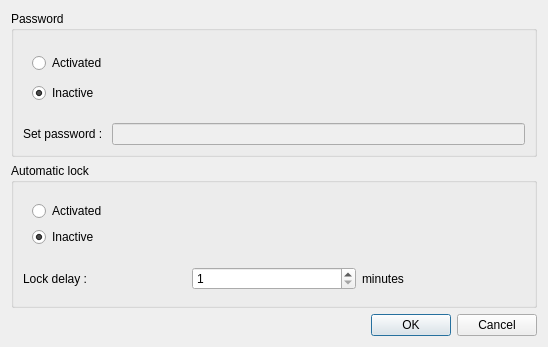
<?xml version="1.0" encoding="UTF-8"?>
<ui version="4.0">
 <class>LockSettingsWindow</class>
 <widget class="QWidget" name="LockSettingsWindow">
  <property name="windowModality">
   <enum>Qt::WindowModal</enum>
  </property>
  <property name="geometry">
   <rect>
    <x>0</x>
    <y>0</y>
    <width>548</width>
    <height>347</height>
   </rect>
  </property>
  <property name="mouseTracking">
   <bool>false</bool>
  </property>
  <property name="focusPolicy">
   <enum>Qt::StrongFocus</enum>
  </property>
  <property name="windowTitle">
   <string>Lock</string>
  </property>
  <property name="locale">
   <locale language="English" country="UnitedStates"/>
  </property>
  <layout class="QVBoxLayout" name="verticalLayout_4">
   <item>
    <widget class="QGroupBox" name="groupBox_password">
     <property name="title">
      <string>Password</string>
     </property>
     <layout class="QVBoxLayout" name="verticalLayout_5">
      <item>
       <layout class="QVBoxLayout" name="verticalLayout_3">
        <item>
         <widget class="QWidget" name="widget_password" native="true">
          <layout class="QVBoxLayout" name="verticalLayout_8">
           <item>
            <widget class="QRadioButton" name="radioButton_passwordOn">
             <property name="text">
              <string>Activated</string>
             </property>
            </widget>
           </item>
           <item>
            <widget class="QRadioButton" name="radioButton_passwordOff">
             <property name="text">
              <string>Inactive</string>
             </property>
             <property name="checked">
              <bool>true</bool>
             </property>
            </widget>
           </item>
          </layout>
         </widget>
        </item>
        <item>
         <layout class="QHBoxLayout" name="horizontalLayout_2">
          <item>
           <widget class="QLabel" name="label">
            <property name="text">
             <string>Set password : </string>
            </property>
           </widget>
          </item>
          <item>
           <widget class="QLineEdit" name="lineEdit_password">
            <property name="enabled">
             <bool>false</bool>
            </property>
            <property name="mouseTracking">
             <bool>false</bool>
            </property>
            <property name="focusPolicy">
             <enum>Qt::StrongFocus</enum>
            </property>
            <property name="echoMode">
             <enum>QLineEdit::Password</enum>
            </property>
           </widget>
          </item>
         </layout>
        </item>
       </layout>
      </item>
     </layout>
    </widget>
   </item>
   <item>
    <widget class="QGroupBox" name="groupBox_autoLock">
     <property name="title">
      <string>Automatic lock</string>
     </property>
     <layout class="QVBoxLayout" name="verticalLayout_6">
      <item>
       <layout class="QVBoxLayout" name="verticalLayout">
        <item>
         <layout class="QVBoxLayout" name="verticalLayout_2">
          <item>
           <widget class="QWidget" name="widget_autoLock" native="true">
            <layout class="QVBoxLayout" name="verticalLayout_7">
             <item>
              <widget class="QRadioButton" name="radioButton_autoLockOn">
               <property name="contextMenuPolicy">
                <enum>Qt::DefaultContextMenu</enum>
               </property>
               <property name="text">
                <string>Activated</string>
               </property>
              </widget>
             </item>
             <item>
              <widget class="QRadioButton" name="radioButton_autoLockOff">
               <property name="text">
                <string>Inactive</string>
               </property>
               <property name="checked">
                <bool>true</bool>
               </property>
              </widget>
             </item>
            </layout>
            <zorder>radioButton_autoLockOn</zorder>
            <zorder>radioButton_autoLockOff</zorder>
            <zorder>buttonBox</zorder>
           </widget>
          </item>
          <item>
           <layout class="QHBoxLayout" name="horizontalLayout">
            <item>
             <widget class="QLabel" name="label_lockdelay">
              <property name="text">
               <string>Lock delay : </string>
              </property>
             </widget>
            </item>
            <item>
             <widget class="QSpinBox" name="spinBox_delay">
              <property name="minimum">
               <number>1</number>
              </property>
             </widget>
            </item>
            <item>
             <widget class="QLabel" name="label_minutes">
              <property name="text">
               <string>minutes</string>
              </property>
             </widget>
            </item>
           </layout>
          </item>
         </layout>
        </item>
       </layout>
      </item>
     </layout>
     <zorder>verticalLayoutWidget</zorder>
     <zorder>buttonBox</zorder>
    </widget>
   </item>
   <item>
    <widget class="QDialogButtonBox" name="buttonBox">
     <property name="standardButtons">
      <set>QDialogButtonBox::Cancel|QDialogButtonBox::Ok</set>
     </property>
    </widget>
   </item>
  </layout>
 </widget>
 <resources/>
 <connections/>
</ui>
